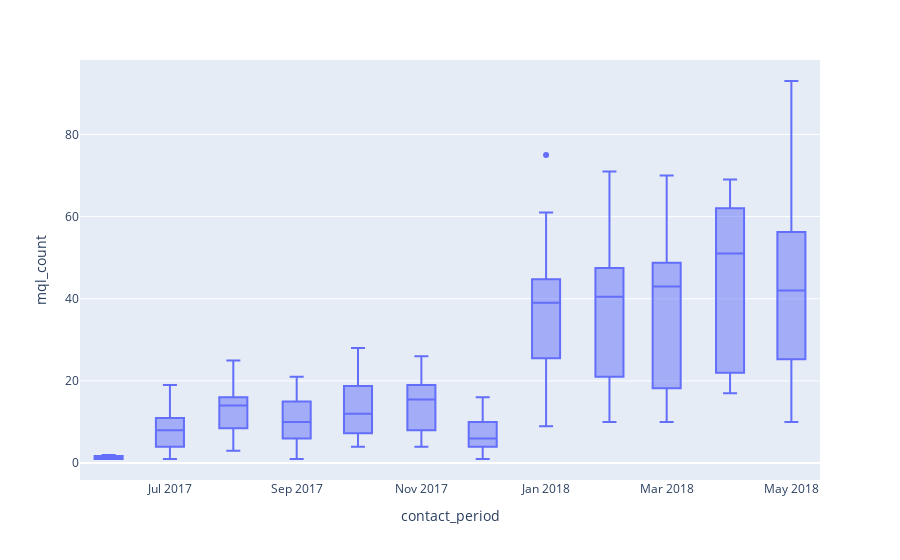

Notebook code for this chart:
### Code cell
px.box(mql_series, x='contact_period', y='mql_count')

### Figure 1 — Plotly figure (JSON) as saved in the notebook; plotly's stock layout.template omitted (floating-point values rounded to 4 significant figures; data arrays with more than 128 entries replaced by an {"elided": "..."} marker saying what was removed)
{"data": [{"alignmentgroup": "True", "hovertemplate": "contact_period=%{x}<br>mql_count=%{y}<extra></extra>", "legendgroup": "", "marker": {"color": "#636efa"}, "name": "", "notched": false, "offsetgroup": "", "orientation": "v", "showlegend": false, "type": "box", "x": {"elided": "336 str values"}, "x0": " ", "xaxis": "x", "y": {"elided": "336 int values"}, "y0": " ", "yaxis": "y"}], "layout": {"boxmode": "group", "legend": {"tracegroupgap": 0}, "margin": {"t": 60}, "xaxis": {"anchor": "y", "domain": [0, 1], "title": {"text": "contact_period"}}, "yaxis": {"anchor": "x", "domain": [0, 1], "title": {"text": "mql_count"}}}}
